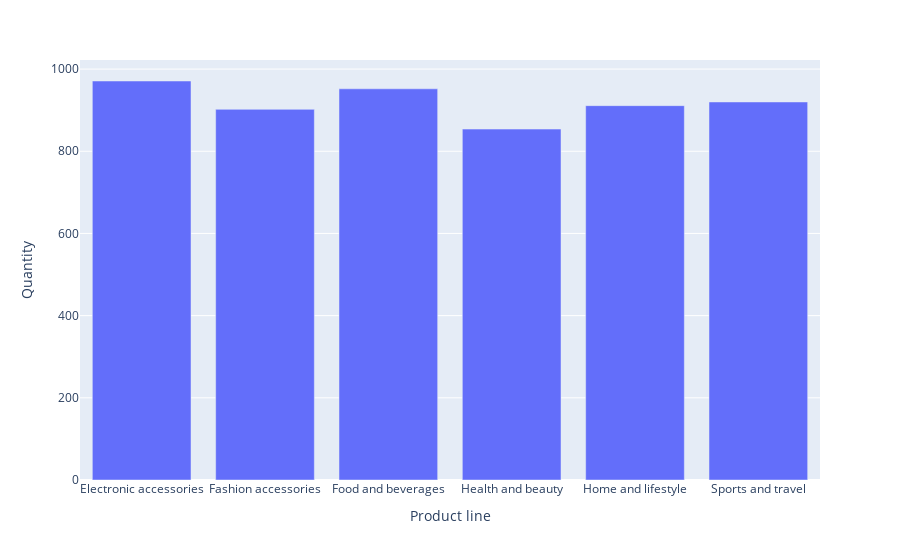

Notebook source saved alongside this figure:
### Code cell
pt.bar(quantity_product_line,x='Product line',y='Quantity')

### Figure 1 — Plotly figure (JSON) as saved in the notebook; plotly's stock layout.template omitted (floating-point values rounded to 4 significant figures)
{"data": [{"alignmentgroup": "True", "hovertemplate": "Product line=%{x}<br>Quantity=%{y}<extra></extra>", "legendgroup": "", "marker": {"color": "#636efa", "pattern": {"shape": ""}}, "name": "", "offsetgroup": "", "orientation": "v", "showlegend": false, "textposition": "auto", "type": "bar", "x": ["Electronic accessories", "Fashion accessories", "Food and beverages", "Health and beauty", "Home and lifestyle", "Sports and travel"], "xaxis": "x", "y": [971, 902, 952, 854, 911, 920], "yaxis": "y"}], "layout": {"barmode": "relative", "legend": {"tracegroupgap": 0}, "margin": {"t": 60}, "xaxis": {"anchor": "y", "domain": [0, 1], "title": {"text": "Product line"}}, "yaxis": {"anchor": "x", "domain": [0, 1], "title": {"text": "Quantity"}}}}
